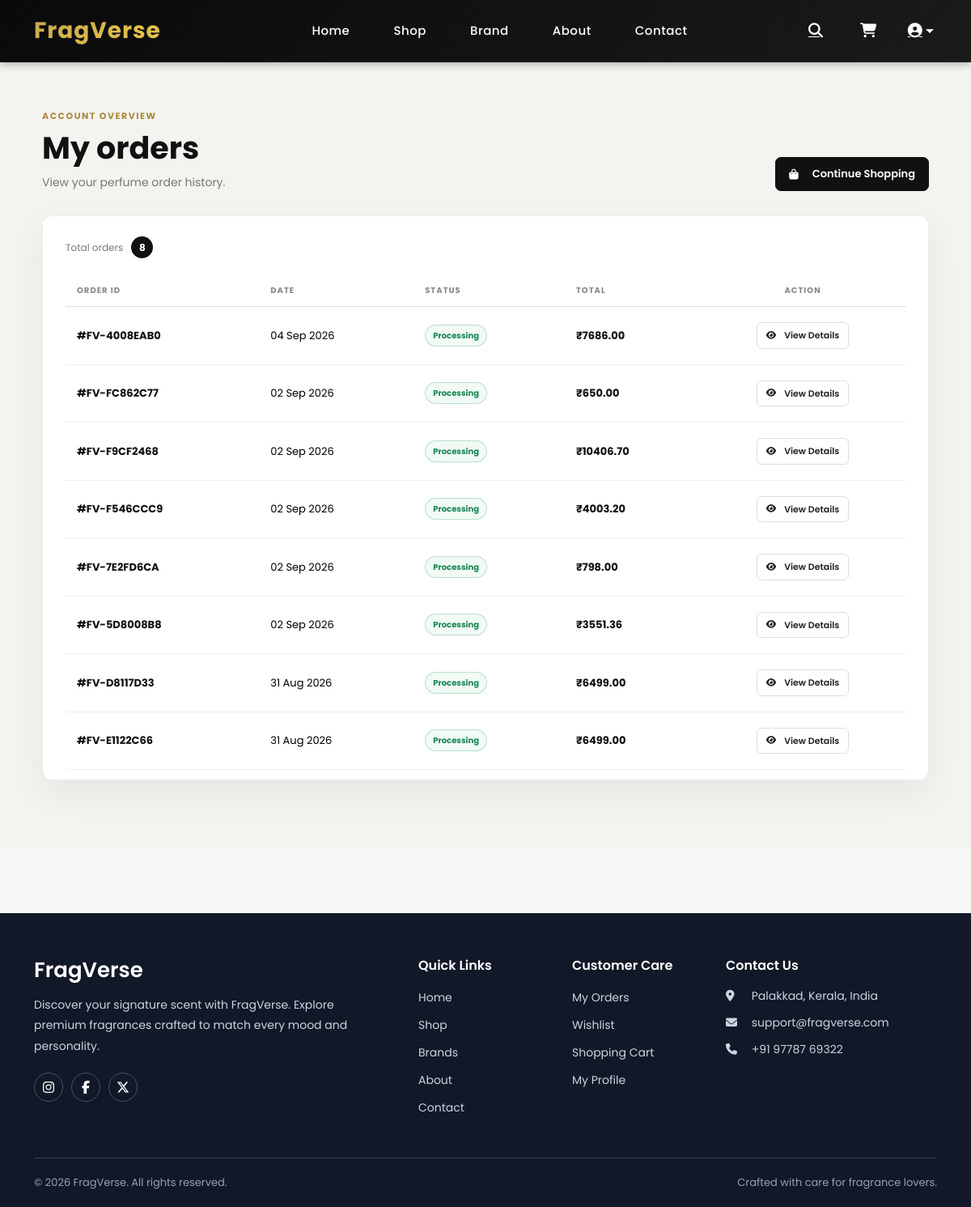
/my-orders/ (signed in), run on the app's committed database.
### order/models.py (models this page shows, shortened)
class Order(models.Model):
    STATUS = (
        ("Pending", "Pending"),
        ("Processing", "Processing"),
        ("Shipped", "Shipped"),
        ("Delivered", "Delivered"),
        ("Cancelled", "Cancelled"),
    )
    user = models.ForeignKey(User, on_delete=models.CASCADE)
    order_number= models.CharField(max_length=20,unique=True,editable=False,null=True,blank=True)
    phone = models.CharField(max_length=20)
    address = models.TextField()
    city = models.CharField(max_length=100)
    state = models.CharField(max_length=100)
    country = models.CharField(max_length=100)
    postal_code = models.CharField(max_length=20)
    total = models.DecimalField(
        max_digits=10,
        decimal_places=2
    )
    razorpay_order_id = models.CharField(
        max_length=100,
        blank=True,
        null=True
    )
    razorpay_payment_id = models.CharField(
        max_length=100,
        blank=True,
        null=True
    )
    created = models.DateTimeField(auto_now_add=True)
    status = models.CharField(
        max_length=20,
        choices=STATUS,
        default="Pending"
    )

### store/views.py (the view)
# urls.py: path("my-orders/",views.my_orders,name="my_orders"),
@never_cache
@login_required(login_url="login")
def my_orders(request):
    orders = Order.objects.filter(
        user=request.user
    ).order_by("-created")
    context = {"orders": orders}
    return render(request,"my_orders.html",context)

### store/cart.py (called while the page is built, shortened)
    def __iter__(self):
        product_ids = []
        variant_ids = []
        invalid_keys = []
        if invalid_keys:
            for key in invalid_keys:
                del self.cart[key]
            self.save()
        products = Product.objects.filter(
            id__in=product_ids
        )
        variants = ProductVariant.objects.filter(
            id__in=variant_ids
        )
        product_dict = {
            product.id: product
            for product in products
        }
        variant_dict = {
            variant.id: variant
            for variant in variants
        }

    def get_total_quantity(self):
        total = 0
        for item in self:
            total += item["quantity"]
        return total

    def __len__(self):
        return self.get_total_quantity()

### store/context_processors.py (called while the page is built)
def cart(request):
  return {"cart": Cart(request)}

def wishlist(request):
    if request.user.is_authenticated:
        wishlist_product_ids = set(
            Wishlist.objects.filter(
                user=request.user
            ).values_list(
                "product_id",
                flat=True
            )
        )
    else:
        wishlist_product_ids = set()
    return {
        "wishlist_product_ids": wishlist_product_ids
    }

### templates/my_orders.html (shortened to what this page needs)
{% extends "base.html" %}
{% block content %}
<main class="orders-page">
<div class="container orders-shell">
    <div class="orders-header">
        <div>
            <p class="orders-eyebrow">Account overview</p>
            <h1>My orders</h1>
            <p class="text-muted mb-0">
                View your perfume order history.
            </p>
        </div>
        <a href="{% url 'shop' %}" class="orders-shop-link">
            <i class="fa-solid fa-bag-shopping me-2"></i>
            Continue Shopping
        </a>
    </div>
    {% if orders %}
    <div class="orders-panel">
        <div class="orders-panel-body">
            <div class="orders-count">
                <span>Total orders</span>
                <strong>{{ orders.count }}</strong>
            </div>
            <div class="table-responsive">
                <table class="table orders-table align-middle">
                    <thead>
                        <tr>
                            <th>Order ID</th>
                            <th>Date</th>
                            <th>Status</th>
                            <th>Total</th>
                            <th class="text-center">Action</th>
                        </tr>
                    </thead>
                    <tbody>
                        {% for order in orders %}
                        <tr>
                            <td>
                                <strong>#{{ order.order_number }}</strong>
                            </td>
                            <td>
                                {{ order.created|date:"d M Y" }}
                            </td>
                            <td>
                                <span class="order-status-badge">
                                    {{ order.status }}
                                </span>
                            </td>
                            <td>
                                <strong>₹{{ order.total }}</strong>
                            </td>
                            <td class="text-center">
                                          <a href="{% url 'order_detail' order.id %}"
                                               class="order-details-link js-order-details"
                                              data-order-source="order-source-{{ order.id }}">
                                    <i class="fa-solid fa-eye me-1"></i>
                                    View Details
                                </a>
                            </td>
                        </tr>
                        {% endfor %}
                    </tbody>
                </table>
            </div>
        </div>
    </div>
    {% endif %}
</div>
</main>
{% endblock %}

### data on the page
Order: order_number "FV-4008EAB0", created "04 Sep 2026", status "Processing", total "7686.00"
Order: order_number "FV-FC862C77", created "02 Sep 2026", status "Processing", total "650.00"
Order: order_number "FV-F9CF2468", created "02 Sep 2026", status "Processing", total "10406.70"
Order: order_number "FV-F546CCC9", created "02 Sep 2026", status "Processing", total "4003.20"
Order: order_number "FV-7E2FD6CA", created "02 Sep 2026", status "Processing", total "798.00"
Order: order_number "FV-5D8008B8", created "02 Sep 2026", status "Processing", total "3551.36"
Order: order_number "FV-D8117D33", created "31 Aug 2026", status "Processing", total "6499.00"
Order: order_number "FV-E1122C66", created "31 Aug 2026", status "Processing", total "6499.00"

### other printed values
{{ orders.count }} "8"
